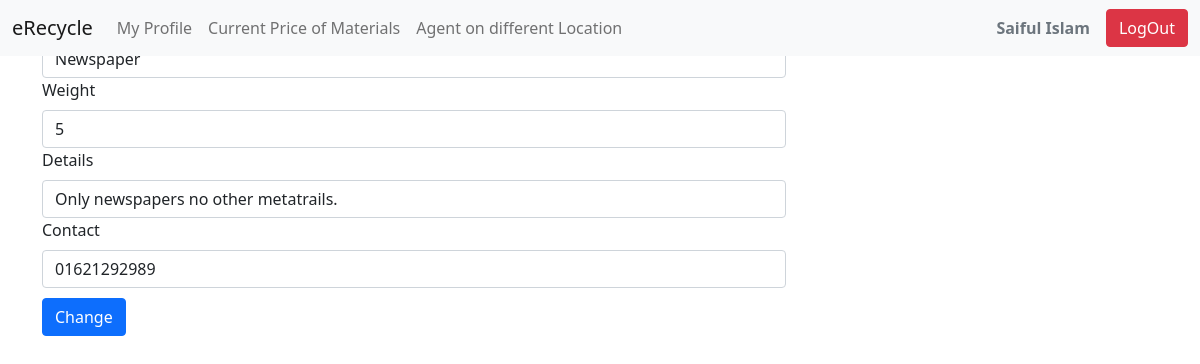
The page /editPost.php?id=9 (signed in) on the database its author committed.
### tables this page shows
CREATE TABLE `post` (
  `id` int(11) NOT NULL,
  `item` varchar(254) NOT NULL,
  `weight` int(11) NOT NULL,
  `details` varchar(254) NOT NULL,
  `contact` varchar(254) NOT NULL,
  `author` varchar(254) NOT NULL
);

### editPost.php (the view, shortened to what this page needs)
<?php
    $conn = connect();
    include ('navbar.php');
      $id= $_GET['id'];
      $sql= "SELECT * from post WHERE id='$id' limit 1";
      $showPost= mysqli_fetch_assoc($conn->query($sql));
?>
<!doctype html>
<html lang="en">
  <head>
    <link href="https://cdn.jsdelivr.net/npm/bootstrap@5.0.0-beta1/dist/css/bootstrap.min.css" rel="stylesheet">
    <link href="css/home.css" rel="stylesheet">
  </head>
  <body>
  <div class="container">
  <form method="POST" action="editPost.php" enctype="multipart/form-data">
                                        <div class="form-group pt-20">
                                            <div class="col-sm-4">
                                                <label for="uname" class="form-label"> Item</label>
                                            </div>
                                            <div class="col-sm-8">
                                                <input name="item" type="text" class="form-control" placeholder="Item" id="name" value="<?php echo $showPost['item']; ?>" required>
                                            </div>
                                        </div>
                                        <div class="form-group pt-20">
                                            <div class="col-sm-4">
                                                <label for="text" class="form-label"> Weight </label>
                                            </div>
                                            <div class="col-sm-8">
                                                <input name="weight" type="number" class="form-control" placeholder="Weight" value="<?php echo $showPost['weight']; ?>" required>
                                            </div>
                                        </div>
                                        <div class="form-group pt-20">
                                            <div class="col-sm-4">
                                                <label for="text" class="form-label"> Details </label>
                                            </div>
                                            <div class="col-sm-8">
                                                <input name="details" type="text" class="form-control" placeholder="Details" value="<?php echo $showPost['details']; ?>" required>
                                            </div>
                                        </div>
                                        <div class="form-group pt-20">
                                            <div class="col-sm-4">
                                                <label for="text" class="form-label"> Contact </label>
                                            </div>
                                            <div class="col-sm-8">
                                                <input name="contact" type="text" class="form-control" placeholder="Contact" value="<?php echo $showPost['contact']; ?>" required>
                                            </div>
                                        </div>
                                        <button style="margin: 10px 0px;" type="submit" value="submit" name="submit" class="btn btn-primary">Change</button>
  </form>
  </div>
  </body>
</html>

### rows shown on the page
post: item "Newspaper", weight "5", details "Only newspapers no other metatrails.", contact "01621292989"

### other values the page prints
$user "Saiful Islam"
